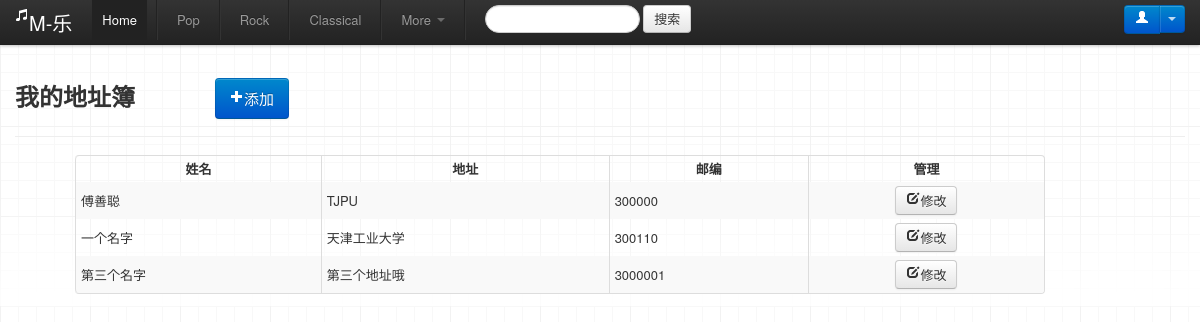
Page /address/ (signed in) on the earlier database version.
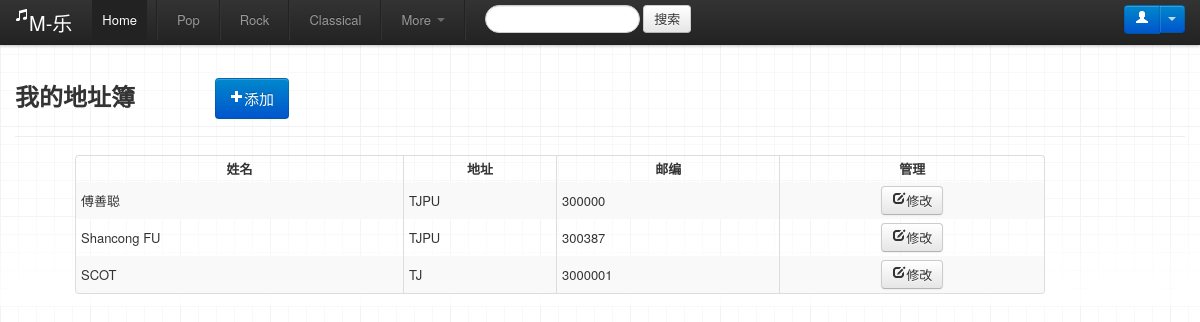
Same page on the later database version.
### address/models.py (models this page shows, shortened)
class Address(models.Model):
    postal_code=models.CharField(max_length=10)
    address=models.CharField(max_length=126)
    name=models.CharField(max_length=30)
    user=models.ForeignKey(User)
    class Meta:
        verbose_name_plural = "地址"

### address/views.py (the view)
class AddressListView(ListView):
    context_object_name="address_list"
    template_name="address_list.html"
    def get_queryset(self):
        return Address.objects.filter(user=self.request.user)
    @method_decorator(login_required)
    def dispatch(self, *args, **kwargs):
        return super(AddressListView, self).dispatch(*args, **kwargs)

### music/templates/address_list.html (shortened to what this page needs)
{% extends "base.html" %}
{% block content %}
<div class="page-header">
<div class="row"><h2 class="span2">我的地址簿</h2>
<div class="span5">
<div class="btn-group" data-toggle="buttons-checkbox">
<a class="btn btn-large btn-primary pull-left" id="order" href="/address/add/"><i class="icon-plus icon-white"></i>添加</a>
</div>
</div>
</div>
</div>
<div class="span10">
{% if address_list %}
<table class="table-striped span10 table-condensed table-bordered">
  <thead>
    <tr>
      <th>姓名</th>
      <th>地址</th>
      <th>邮编</th>
      <th>管理</th>
    </tr>
  </thead>
  <tbody>
    <tr>
    {% for address in address_list %}
      <td>{{ address.name }}</td>
      <td>{{ address.address }}</td>
      <td>{{ address.postal_code }}</td>
      <td align="center"><a class="btn" href="/address/modify/{{address.id}}/"><i class="icon-edit"></i>修改</a></td>
    </tr>
   {% endfor %}
  </tbody>
</table>
{% else %}
无地址，请<a href="/address/add/">添加</a>
{% endif %}
</div>
{% endblock %}

Differences in the rows shown:
changed Address: name "一个名字" → "Shancong FU"; address "天津工业大学" → "TJPU"; postal_code "300110" → "300387"
changed Address: name "第三个名字" → "SCOT"; address "第三个地址哦" → "TJ"
